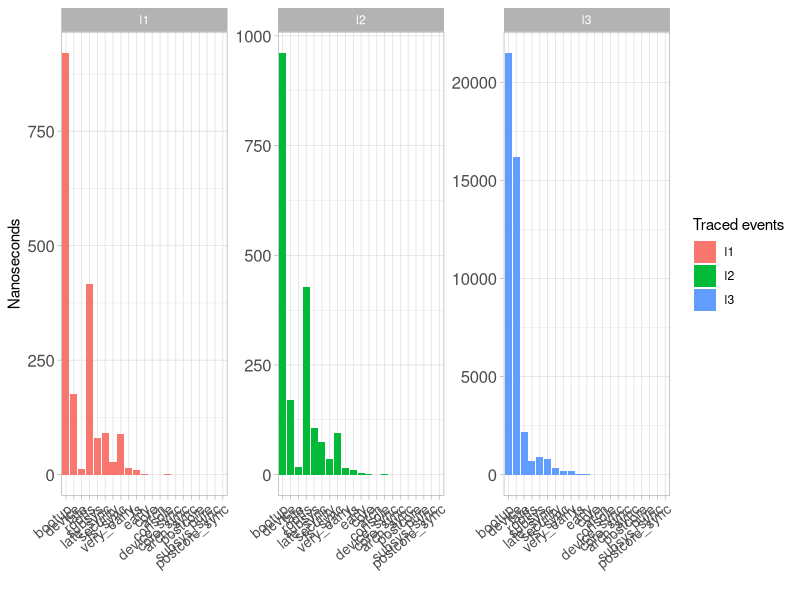

Recreate this plot in R.
#!/usr/bin/env Rscript
library(ggplot2)
library(ggrepel)
library(plyr)
# write.csv(data1, file="./hypercall/data/hypercall-host-disabled.csv", row.names = FALSE)
bootup_time_baseline = 868.520 #ms
bootup_time = 2608.425825 # ms
bootup_overhead <- (1 - (bootup_time_baseline/bootup_time))*100

data <- read.table("./bootup-trace/rscript/nested-layer-overhead.csv", header=T, sep=",")

data <- ddply(data, .(nested_level,boot_level),
              transform,
              t_median = median(time),
              t_mean = mean(time)
)
unique_data <- unique(data[c("nested_level", "boot_level", "t_median", "t_mean")])
# unique_data$overhead <- round(100*(1 - bootup_time_baseline/unique_data$median))

p <- ggplot(unique_data, aes(x=reorder(boot_level, -t_median), y=t_median)) +
  # coord_flip() +
  facet_wrap(~nested_level, scale="free") +
  geom_bar(aes(fill=nested_level),position="dodge",stat="identity") +
  # geom_text(aes(label=paste('overhead','%') ), colour='white',  fontface = "bold",
  #           # label.padding = unit(0.5, "lines"),
  #           # label.r = unit(0.7, "lines"),
  #           # label.size = 0,
  #           size = 5,
  #           position=position_dodge(width=0.9), hjust=2) +
  # coord_flip() +
  # scale_fill_manual(values = colors) +
  # geom_hline(yintercept = c(baseline), linetype="dotted") +
  labs(x ="", y ="Nanoseconds", fill = "Traced events") +

  theme_light() +
  theme(
    # legend.position="none",
    axis.text.y = element_text(size=12),
    # axis.text.x = element_text(size=14),
    axis.text.x = element_text(angle = 40, hjust = 1, vjust=1, size = 10)
  )

plot(p)